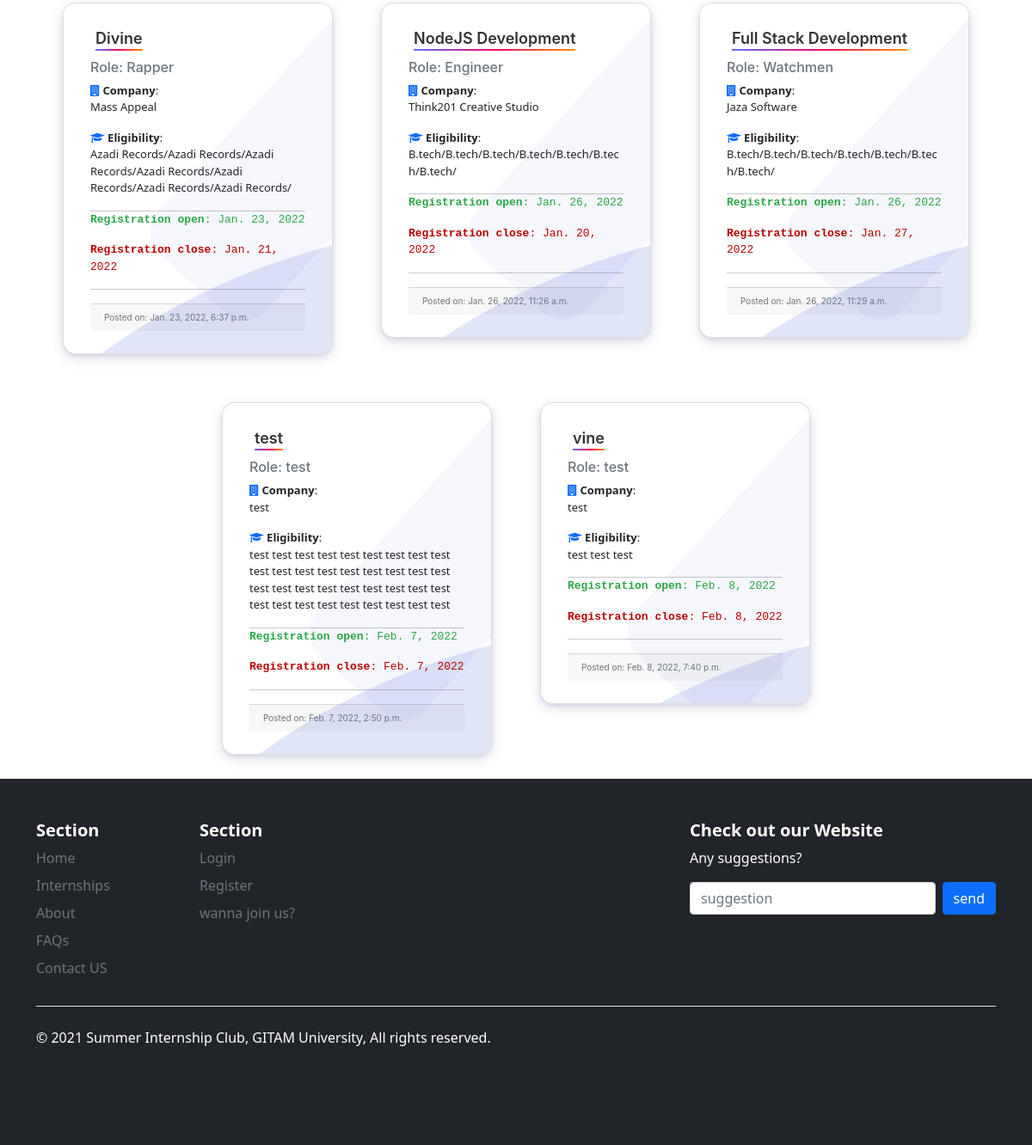
Page /sug/ (lower part) on the earlier database version.
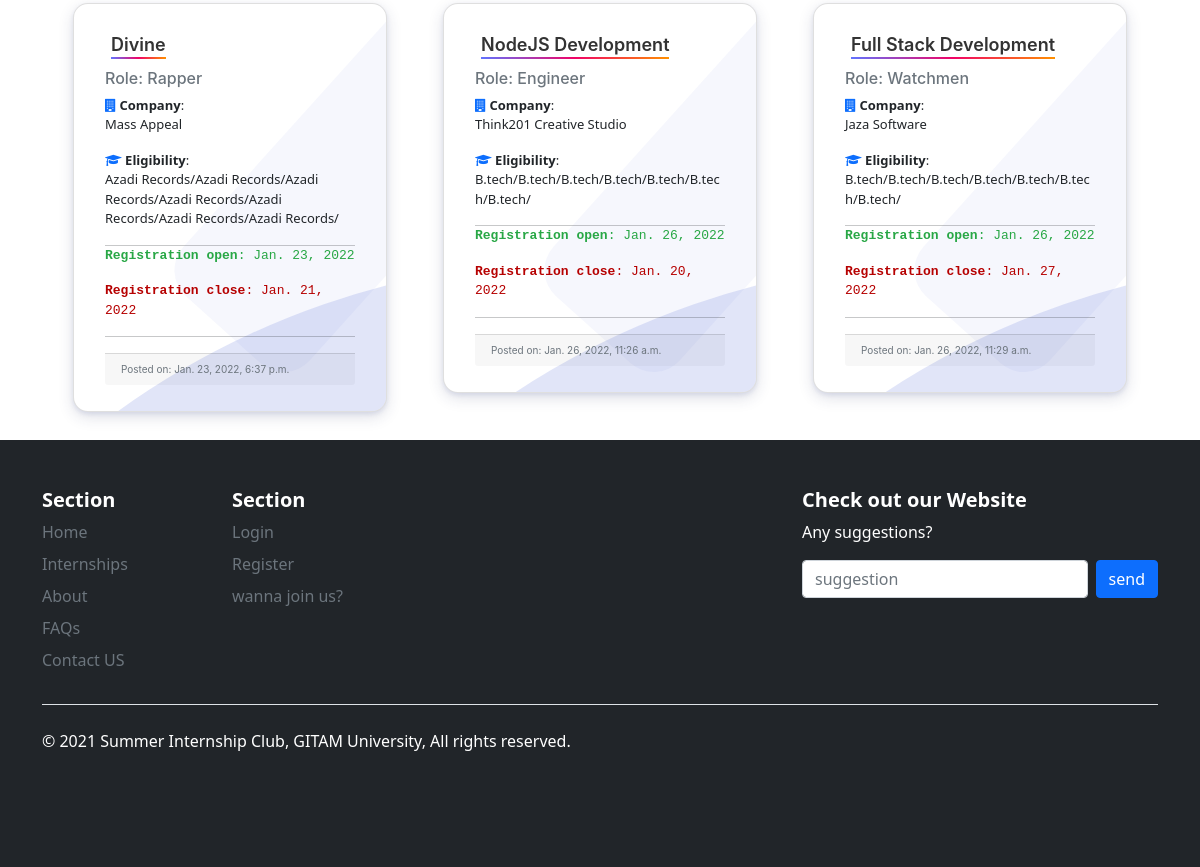
Same page on the later database version.
### page/models.py (models this page shows, shortened)
class Internship(models.Model):
    title = models.CharField(max_length=75, blank=False)
    comapny_org = models.CharField(max_length=150, blank=True)
    role = models.CharField(max_length=50, blank=False)
    format = models.CharField(max_length=50, blank=False)
    description = models.TextField()
    registration_open = models.DateField()
    registration_close = models.DateField()
    eligibility = models.TextField()
    referral_link = models.CharField(max_length=100, blank=False)
    branch = models.CharField(max_length=50, choices=BRANCH_CHOICES, default='Everyone')
    date_posted = models.DateTimeField(default=timezone.now, blank=False)

### page/views.py (the view)
# urls.py: path('sug/', views.feedback, name='page-suggestions'),
def feedback(request):
    if request.method == "POST":
        if request.POST.get('suggestion'):
            sug = Suggestions()
            sug.user_name = request.user
            sug.description = request.POST.get('suggestion')
            sug.save()
    context = {
        'posts': Internship.objects.all()
    }
    return render(request, 'page/internships.html', context)

### page/templates/page/internships.html (shortened to what this page needs)
{% extends "page/base.html" %}
{% block content %}
{% load static %}
<link href="https://maxcdn.bootstrapcdn.com/font-awesome/4.7.0/css/font-awesome.min.css" rel="stylesheet">
    <div class="fullcontainer">
        {% for post in posts %}
        <div class="grid">
            <div class="card cardtwo">
                <div class="hover_color_bubble"></div>
                <div class="card-body">
                    <h5 class="bn40div"><a class="card-title bn41" href="{% url 'specific_internship' post.title %}">{{ post.title }}</a></h5>
                    <h6 class="card-subtitle mb-2 text-muted">Role: {{ post.role }}</h6>
                    <p class="card-text "><i class="fa fa-building mr-3 text-primary"></i>      <b>Company</b>:<br/>{{ post.comapny_org }}</p>
                    <p class="card-text"> <i class="fa fa-graduation-cap mr-3 text-primary"></i> <b>Eligibility</b>:<br/>{{post.eligibility}}</p>
                    <hr>
                    <p class="card-texttwo green"><b>Registration open</b>: {{ post.registration_open}}</p>
                    <p class="card-texttwo red"><b>Registration close</b>: {{ post.registration_close}}</p>
                    <hr>
                    <div class="card-footer text-muted" style="font-size:10px; text-align:left">Posted on: {{ post.date_posted }}
                    </div>
                </div>
            </div>
        </div>
        {% endfor %}
    </div>
{% endblock content %}

Differences in the rows shown:
removed Internship: title "test", role "test", comapny_org "test", eligibility "test test test test test test test test test test test test test test test test test test test test test test test test test test test test test test test test test test test test", registration_open "Feb. 7, 2022", registration_close "Feb. 7, 2022", date_posted "Feb. 7, 2022, 2:50 p.m."
removed Internship: title "vine", role "test", comapny_org "test", eligibility "test test test", registration_open "Feb. 8, 2022", registration_close "Feb. 8, 2022", date_posted "Feb. 8, 2022, 7:40 p.m."
